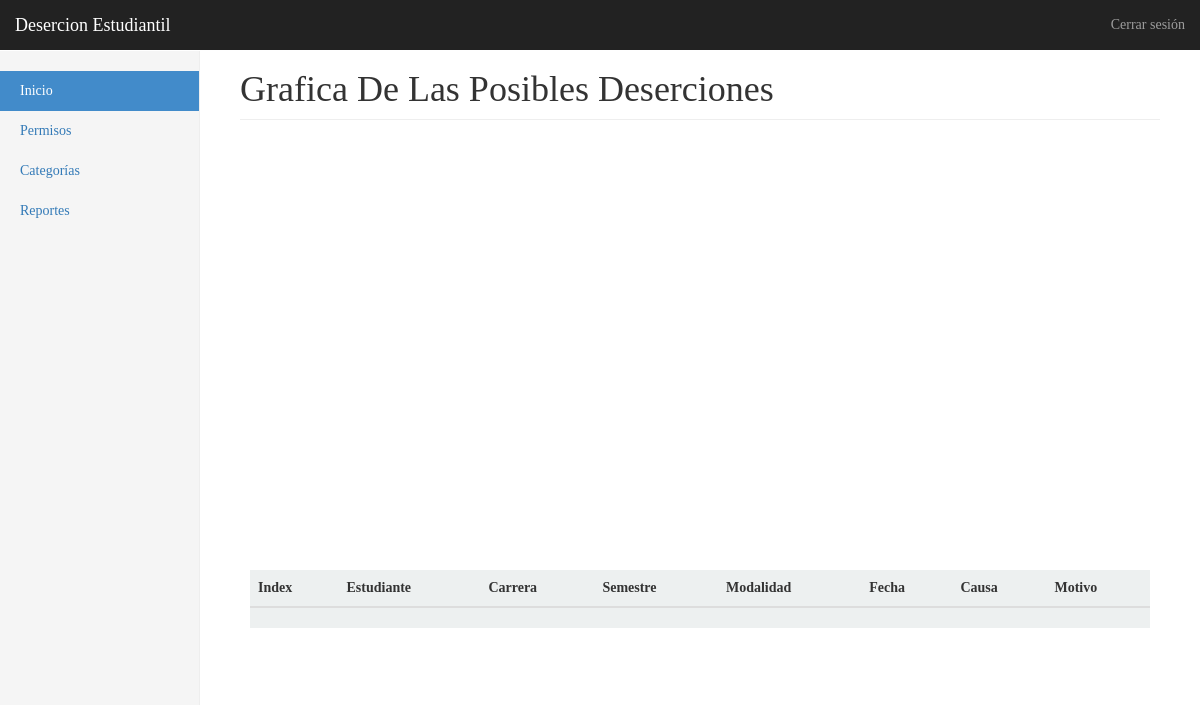
The app's page /admin/graficas.php (signed in), older data.
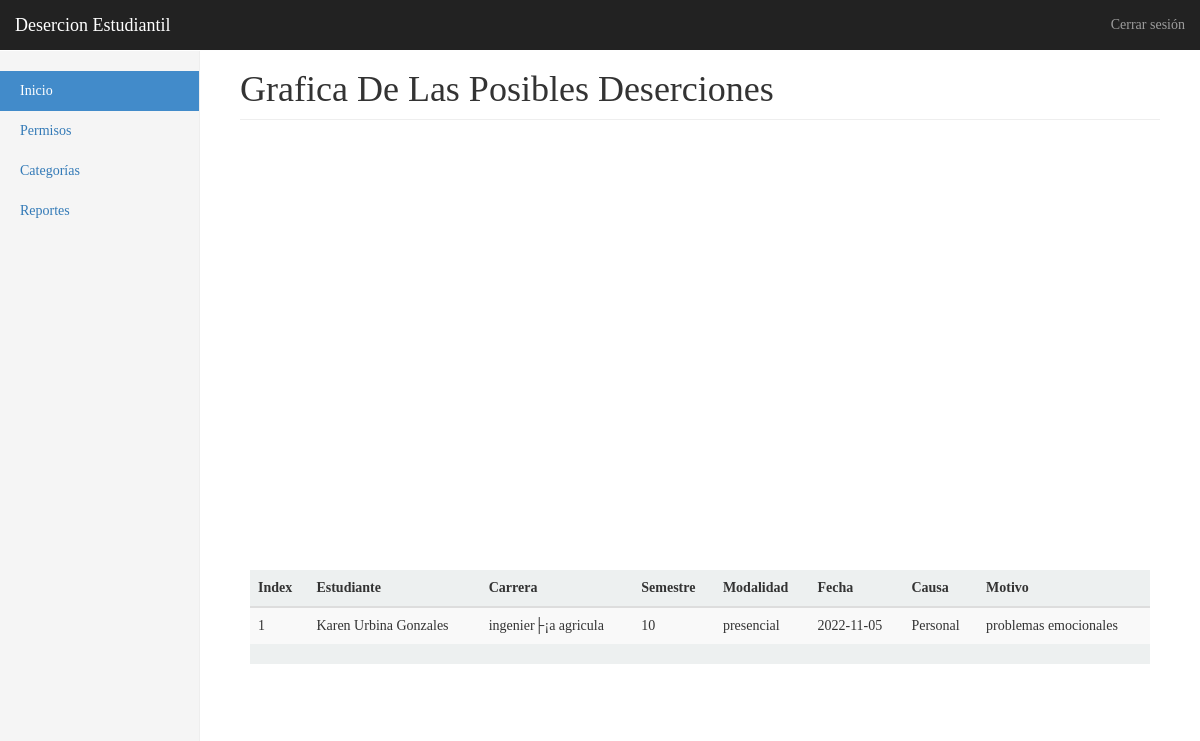
The same page, newer data.
### tables this page shows
CREATE TABLE `carrera` (
  `id_carrera` varchar(10) NOT NULL,
  `nombre` char(50) DEFAULT NULL,
  `semestre` int(11) DEFAULT NULL,
  `modalidad` char(50) DEFAULT NULL,
  PRIMARY KEY (`id_carrera`)
);

CREATE TABLE `estudiante` (
  `id_estudiante` varchar(10) NOT NULL,
  `id_carrera` varchar(10) DEFAULT NULL,
  `nombre` char(30) DEFAULT NULL,
  `correo` varchar(30) DEFAULT NULL,
  `telefono` varchar(19) DEFAULT NULL,
  `departamento` char(30) DEFAULT NULL,
  `municipio` char(30) DEFAULT NULL,
  `direccion` varchar(50) DEFAULT NULL,
  PRIMARY KEY (`id_estudiante`),
  KEY `id_carrera` (`id_carrera`),
  CONSTRAINT `estudiante_ibfk_1` FOREIGN KEY (`id_carrera`) REFERENCES `carrera` (`id_carrera`)
);

CREATE TABLE `desertores` (
  `id_desertores` int(11) NOT NULL AUTO_INCREMENT,
  `id_causa` varchar(10) DEFAULT NULL,
  `id_estudiante` varchar(10) DEFAULT NULL,
  `fecha` date DEFAULT NULL,
  PRIMARY KEY (`id_desertores`),
  KEY `id_causa` (`id_causa`),
  KEY `id_estudiante` (`id_estudiante`),
  CONSTRAINT `desertores_ibfk_1` FOREIGN KEY (`id_causa`) REFERENCES `causas` (`id_causa`),
  CONSTRAINT `desertores_ibfk_2` FOREIGN KEY (`id_estudiante`) REFERENCES `estudiante` (`id_estudiante`)
);

CREATE TABLE `causas` (
  `id_causa` varchar(10) NOT NULL,
  `nombre` char(40) DEFAULT NULL,
  `motivo` text DEFAULT NULL,
  PRIMARY KEY (`id_causa`)
);

### scripts/funciones.php (called while the page is built, shortened)
<?php
	$conexion = null;
	function dataTable(){
		global $conexion;
		$respuesta = mysqli_query($conexion,"SELECT estudiante.nombre,carrera.nombre,carrera.semestre,carrera.modalidad,desertores.fecha,causas.nombre,causas.motivo FROM carrera INNER JOIN estudiante ON carrera.id_carrera=estudiante.id_carrera INNER JOIN desertores ON estudiante.id_estudiante=desertores.id_estudiante INNER JOIN causas ON desertores.id_causa=causas.id_causa");
		$respuestas_array = array();
		while ($fila = $respuesta->fetch_row())
		  $respuestas_array[] = $fila;
		return $respuestas_array;
	}
?>

### admin/graficas.php (the view, shortened to what this page needs)
<?php
 require '../scripts/funciones.php';
 $usuarios = dataTable();
?>
<!DOCTYPE html>
<html>
     <head>
          <link rel="stylesheet" href="https://maxcdn.bootstrapcdn.com/bootstrap/3.3.2/css/bootstrap.min.css">
          <link href="../css/dashboard.css" rel="stylesheet">
          <link rel="stylesheet" href="../css/graficas.css">
     </head>
     <body>
     <?php include 'menu-superior.php'; ?>
     <div class="container-fluid">
      <div class="row">
        <?php include 'menu-lateral.php'; ?>
        <div class="col-sm-9 col-sm-offset-3 col-md-10 col-md-offset-2 main">
          <h1 class="page-header"> Grafica De Las Posibles Deserciones</h1>
          <div class="cont-grafic">
               <div id="piechart" class="grafic"></div>
          </div>
          <div class="container-table">
          <div class="table-responsive">
            <table class="table table-striped">
              <thead>
                <tr>
                  <th>Index</th>
                  <th>Estudiante</th>
                  <th>Carrera</th>
                  <th>Semestre</th>
                  <th>Modalidad</th>
                  <th>Fecha</th>
                  <th>Causa</th>
                  <th>Motivo</th>
                </tr>
              </thead>
              <tbody>
        <?php
           $i = 1;
           foreach( $usuarios as $usuario ):
         ?>
                 <tr>
                   <td><?= $i++;?></td>
                   <td><?= $usuario[0] ?></td>
                   <td><?= $usuario[1]?></td>
                   <td><?= $usuario[2]?></td>
                   <td><?= $usuario[3]?></td>
                   <td><?= $usuario[4]?></td>
                   <td><?= $usuario[5]?></td>
                   <td><?= $usuario[6]?></td>
                 </tr>
         <?php endforeach ?>
              </tbody>
            </table>
          </div>
           </div>
</div>
       </div>
     </div>
     </body>
</html>

### admin/menu-superior.php (shortened to what this page needs)
<nav class="navbar navbar-inverse navbar-fixed-top">
  <div class="container-fluid">
    <div class="navbar-header">
      <a class="navbar-brand" href="#">Desercion Estudiantil</a>
    </div>
    <div id="navbar" class="navbar-collapse collapse">
      <ul class="nav navbar-nav navbar-right">
        <li><a href="#"></a></a></li>
        <li><a href="../index.html">Cerrar sesión</a></li>
      </ul>
    </div>
  </div>
</nav>

### admin/menu-lateral.php
<div class="col-sm-3 col-md-2 sidebar">
  <ul class="nav nav-sidebar">
    <li class="active"><a href="index.php">Inicio</a></li>
    <li><a href="permisos.php">Permisos</a></li>
    <li><a href="categorias.php">Categorías</a></li>
    <li><a href="./graficas.php">Reportes</a></li>
  </ul>
</div>

### css/dashboard.css (style rules this page uses)
body { padding-top: 50px; }
.navbar-fixed-top { border: 0; }
.sidebar { display: none; }
@media (min-width: 768px) { .sidebar { position: fixed; top: 51px; bottom: 0; left: 0; z-index: 1000; display: block; padding: 20px; overflow-x: hidden; overflow-y: auto; background-color: #f5f5f5; border-right: 1px solid #eee; } }
.nav-sidebar { margin-right: -21px; margin-bottom: 20px; margin-left: -20px; }
.nav-sidebar > li > a { padding-right: 20px; padding-left: 20px; }
.nav-sidebar > .active > a, .nav-sidebar > .active > a:hover, .nav-sidebar > .active > a:focus { color: #fff; background-color: #428bca; }
.main { padding: 20px; }
@media (min-width: 768px) { .main { padding-right: 40px; padding-left: 40px; } }
.main .page-header { margin-top: 0; }

### css/graficas.css (style rules this page uses)
body { font-family: 'Edu VIC WA NT Beginner', cursive; font-family: 'Source Serif Pro', serif; }
.cont-grafic { max-width: 800px; width: 80%; height: 400px; border:0.4px rgba(58, 53, 53, 0.815); border-collapse: separate; margin: 0 auto; cursor: pointer; }
.grafic { height: 100%; width: 100%; }
.container-table { max-width: 900px; width: 100%; min-height: 5vh; background-color: rgb(237, 240, 240); margin: 30px auto; }

Row changes from the older to the newer data that the page shows:
added carrera: estudiante.nombre "Karen Urbina Gonzales", nombre "ingenier├¡a agricula", semestre "10", modalidad "presencial", desertores.fecha "2022-11-05", causas.nombre "Personal", causas.motivo "problemas emocionales"
